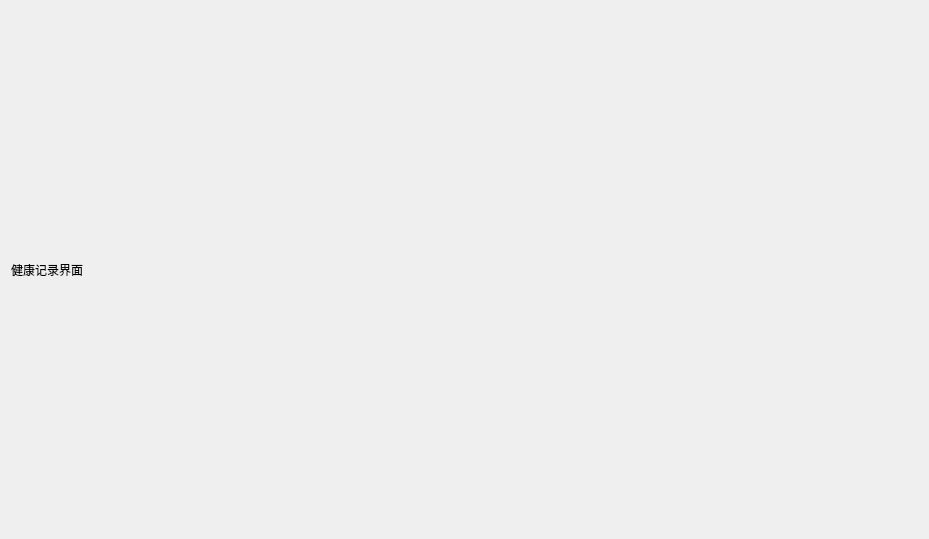
<?xml version="1.0" encoding="UTF-8"?>
<ui version="4.0">
 <class>health_record</class>
 <widget class="QWidget" name="health_record">
  <property name="geometry">
   <rect>
    <x>0</x>
    <y>0</y>
    <width>929</width>
    <height>539</height>
   </rect>
  </property>
  <property name="windowTitle">
   <string>Form</string>
  </property>
  <layout class="QGridLayout" name="gridLayout">
   <item row="0" column="0">
    <widget class="QLabel" name="label">
     <property name="text">
      <string>健康记录界面</string>
     </property>
    </widget>
   </item>
  </layout>
 </widget>
 <resources/>
 <connections/>
</ui>
